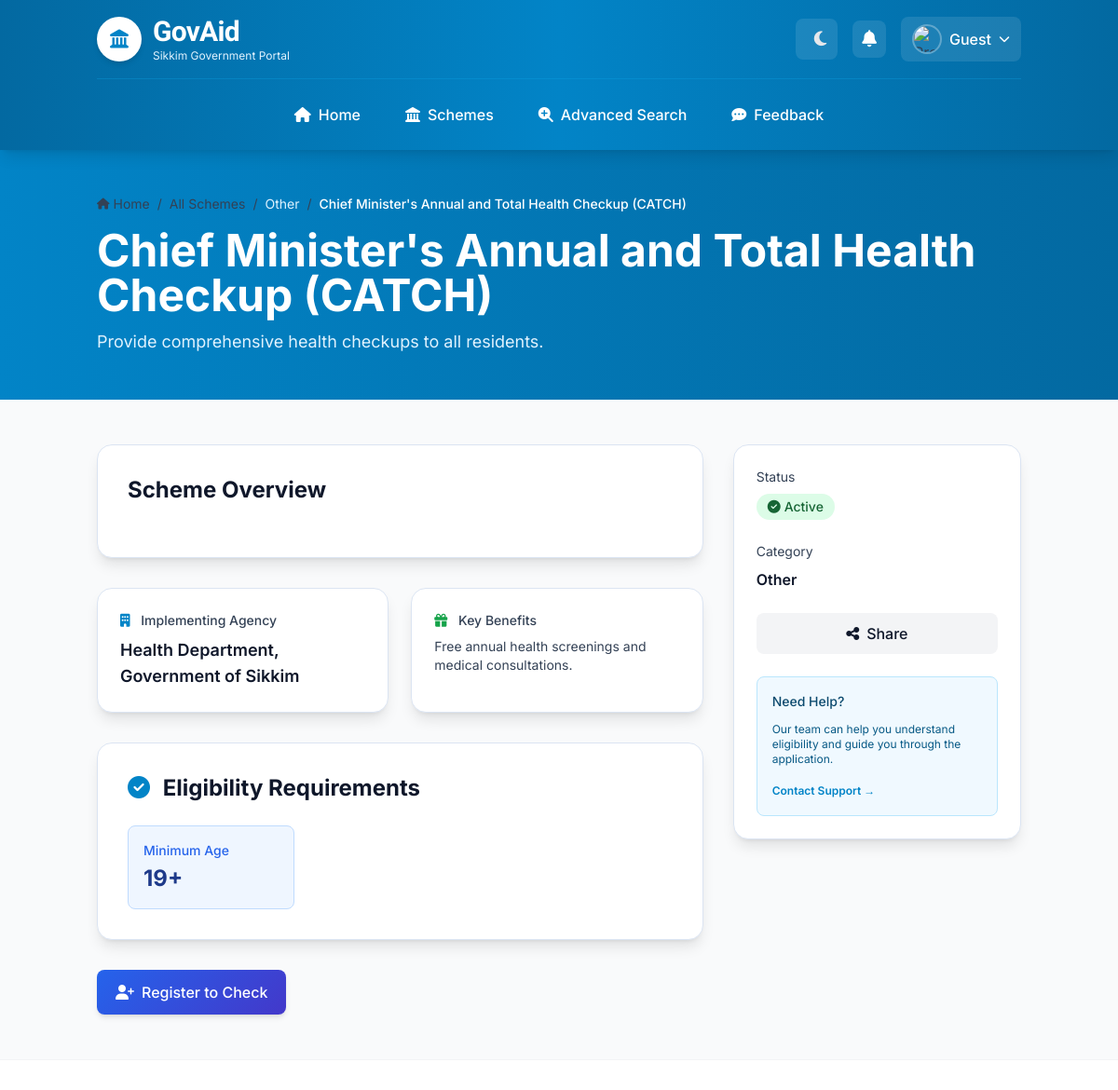
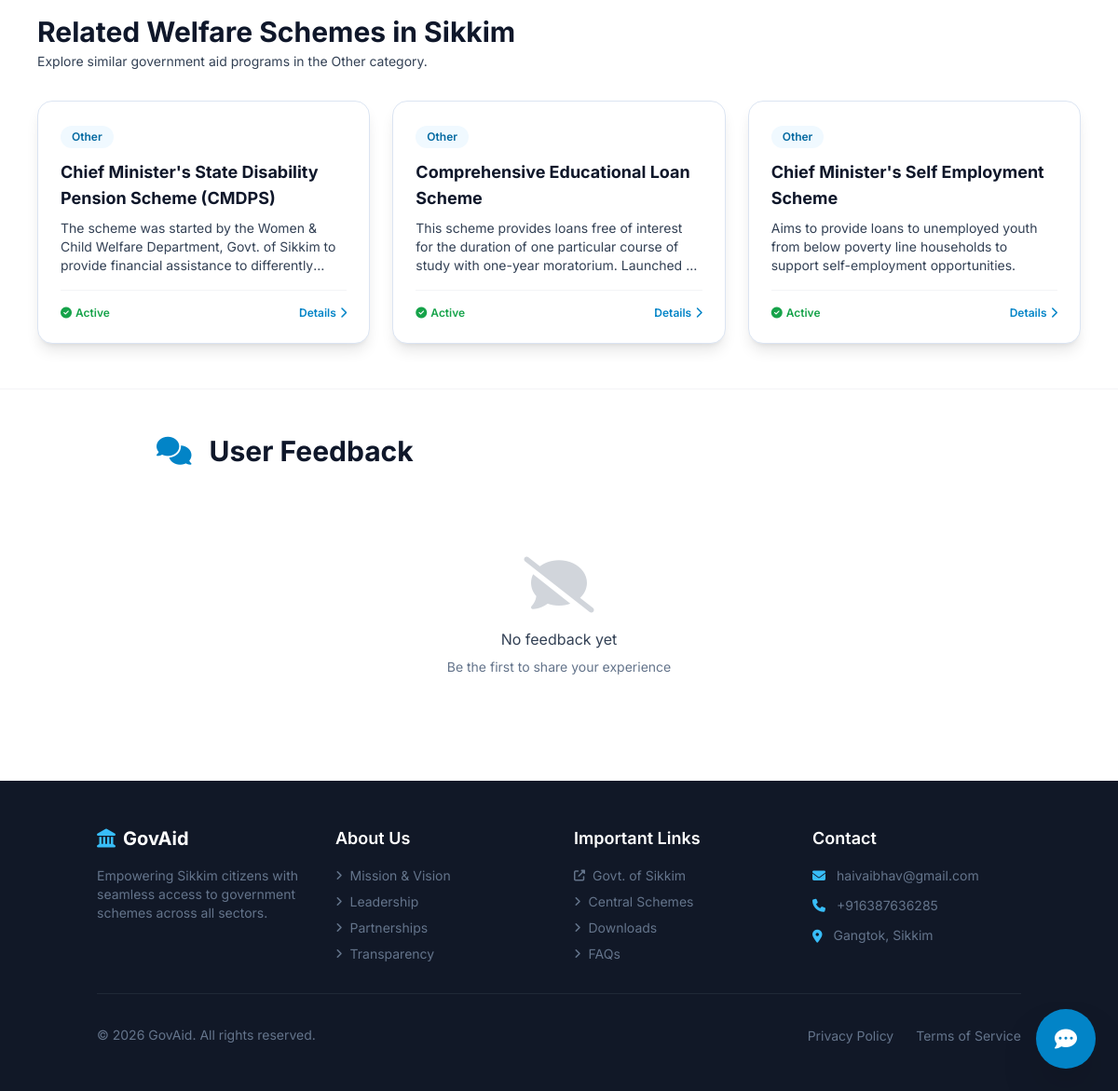
The page /scheme/chief-ministers-annual-and-total-health-checkup-catch/ on the database its author committed (2 pictures, top to bottom).
### schemesapp/models.py (models this page shows, shortened)
class Scheme(models.Model):
    CATEGORY_CHOICES = [
        ('education', 'Education'),
        ('health', 'Health'),
        ('agriculture', 'Agriculture'),
        ('business', 'Business'),
        ('social', 'Social Welfare'),
        ('employment', 'Employment'),
        ('infrastructure', 'Infrastructure'),
        ('sports', 'Sports'),
        ('women', 'Women Empowerment'),
        ('other', 'Other'),
    ]
    name = models.CharField(max_length=255)
    slug = models.SlugField(max_length=300, unique=True, blank=True)
    objective = models.TextField()
    benefits = models.TextField()
    agency = models.CharField(max_length=255)
    full_description = models.TextField(blank=True, null=True)
    category = models.CharField(max_length=50, choices=CATEGORY_CHOICES, default='other')
    website = models.URLField(blank=True, null=True)
    contact_email = models.EmailField(blank=True, null=True)
    contact_phone = models.CharField(max_length=20, blank=True, null=True)
    application_deadline = models.DateField(blank=True, null=True)
    created_at = models.DateTimeField(auto_now_add=True, null=True, blank=True)
    updated_at = models.DateTimeField(auto_now=True, null=True, blank=True)
    GENDER_CHOICES = [
    ('M' ,'Male'),
    ('F' ,'Female'),
    ('T', "Transgender")
    ]
    MARITIAL_CHOICES = [
    ('MARRIED' ,'Married'),
    ('NOT MARRIED' ,'Never Married'),
    ('WIDOWED', "Widowed"),
    ('DIVORCEE', "Divorcee")
    ]
    CASTE_CHOICES = [
    ('G' ,'General'),
    ('OBC' ,'Other Backward Caste(OBC)'),
    ('PVTG', "Particularly Vulnarable Tribal Group"),
    ('SC', "Scheduled Class"),
    ('ST', "Scheduled Tribe")
    ]
    gender= models.CharField(max_length=50, choices=GENDER_CHOICES, blank=True, null=True)
    min_age = models.IntegerField(blank=True, null=True)
    max_age = models.IntegerField(blank=True, null=True)
    maritial_status = models.CharField(max_length=50, choices=MARITIAL_CHOICES, blank=True, null=True)
    location = models.CharField(max_length=100, choices=[('rural', "Rural"),('urban', "Urban")], blank=True, null=True)
    caste = models.CharField(max_length=100, choices=CASTE_CHOICES, blank=True, null=True)
    disability = models.BooleanField(blank=True, null=True, default=None)
    minority = models.BooleanField(blank=True, null=True, default=None)
    below_poverty_line = models.BooleanField(blank=True, null=True, default=None)
    max_income = models.PositiveIntegerField(blank=True, null=True, default=None)

### schemesapp/views.py (the view)
# urls.py: path('scheme/<slug:slug>/', views.scheme_detail_slug, name='scheme_detail_slug'),
def scheme_detail_slug(request, slug):
    scheme = get_object_or_404(Scheme, slug=slug)
    feedbacks = Feedback.objects.filter(scheme=scheme).order_by('-submitted_at')
    if request.method == 'POST':
        form = FeedbackForm(request.POST)
        if form.is_valid():
            feedback = form.save(commit=False)
            feedback.scheme = scheme
            feedback.user = request.user
            feedback.save()
            return redirect('scheme_detail_slug', slug=slug)
    else:
        form = FeedbackForm()
    related_schemes = Scheme.objects.filter(category=scheme.category).exclude(id=scheme.id).order_by('-updated_at')[:3]
    if not related_schemes.exists():
        related_schemes = Scheme.objects.exclude(id=scheme.id).order_by('-updated_at')[:3]
    clean_base = request.build_absolute_uri('/')[:-1]
    breadcrumbs = [
        {'name': 'Home', 'url': f"{clean_base}/"},
        {'name': 'All Schemes', 'url': f"{clean_base}/schemes/"},
        {'name': scheme.name, 'url': f"{clean_base}/scheme/{scheme.slug}/"},
    ]
    context = {
        'scheme': scheme,
        'feedbacks': feedbacks,
        'form': form,
        'breadcrumbs': breadcrumbs,
        'related_schemes': related_schemes,
    }
    return render(request, 'schemesapp/scheme_detail.html', context)

### schemesapp/context_processors.py (called while the page is built, shortened)
def global_user_context(request):
    if not request.user.is_authenticated:
        return {
            'notifications': [],
            'unread_notifications_count': 0,
            'user_applications_count': 0,
            'user_is_employee': False,
        }

### schemesapp/templatetags/group_filters.py (called while the page is built)
@register.filter(name='has_group')
def has_group(user, group_name):
    return user.groups.filter(name=group_name).exists()

### schemesapp/templates/schemesapp/scheme_detail.html (shortened to what this page needs)
{% extends "base.html" %}
{% load static %}
{% block content %}
<section
  class="bg-gradient-to-r from-primary-600 to-primary-700 dark:from-gray-800 dark:to-gray-900 py-12 animate-fade-in-down"
>
  <div class="container mx-auto px-4">
    <nav aria-label="Breadcrumb" class="mb-4">
      <ol class="flex flex-wrap items-center space-x-2 text-sm text-primary-200" itemscope itemtype="https://schema.org/BreadcrumbList">
        <li itemprop="itemListElement" itemscope itemtype="https://schema.org/ListItem">
          <a href="{% url 'home' %}" itemprop="item" class="hover:text-white transition-colors flex items-center gap-1">
            <i class="fas fa-home text-xs"></i>
            <span itemprop="name">Home</span>
          </a>
        </li>
        <li class="text-primary-300">/</li>
        <li itemprop="itemListElement" itemscope itemtype="https://schema.org/ListItem">
          <a href="{% url 'scheme_list' %}" itemprop="item" class="hover:text-white transition-colors">
            <span itemprop="name">All Schemes</span>
          </a>
        </li>
        {% if scheme.category %}
        <li class="text-primary-300">/</li>
        <li>
          <span class="text-primary-100">{{ scheme.get_category_display }}</span>
        </li>
        {% endif %}
        <li class="text-primary-300">/</li>
        <li itemprop="itemListElement" itemscope itemtype="https://schema.org/ListItem" class="text-white font-medium truncate max-w-md" aria-current="page">
          <span itemprop="name">{{ scheme.name }}</span>
        </li>
      </ol>
    </nav>
    <h1 class="text-4xl md:text-5xl font-bold text-white">{{ scheme.name }}</h1>
    <p class="text-lg text-primary-100 dark:text-gray-300 mt-3 max-w-3xl">
      {{ scheme.objective }}
    </p>
  </div>
</section>
<section class="py-12 bg-gray-50 dark:bg-gray-900">
  <div class="container mx-auto px-4">
    <div class="grid grid-cols-1 lg:grid-cols-3 gap-8">
      <div class="lg:col-span-2">
        <div class="card p-8 mb-8">
          <h2 class="text-2xl font-bold text-gray-900 dark:text-white mb-6">
            Scheme Overview
          </h2>
        </div>
        <div class="grid grid-cols-1 md:grid-cols-2 gap-6 mb-8">
          {% if scheme.agency %}
          <div class="card p-6">
            <h3
              class="text-sm font-medium text-gray-600 dark:text-gray-400 mb-2"
            >
              <i
                class="fas fa-building text-primary-600 dark:text-primary-400 mr-2"
              ></i>
              Implementing Agency
            </h3>
            <p class="text-lg font-semibold text-gray-900 dark:text-white">
              {{ scheme.agency }}
            </p>
          </div>
          {% endif %} {% if scheme.benefits %}
          <div class="card p-6">
            <h3
              class="text-sm font-medium text-gray-600 dark:text-gray-400 mb-2"
            >
              <i
                class="fas fa-gift text-green-600 dark:text-green-400 mr-2"
              ></i>
              Key Benefits
            </h3>
            <p class="text-sm text-gray-700 dark:text-gray-300">
              {{ scheme.benefits }}
            </p>
          </div>
          {% endif %}
        </div>
        {% if scheme.min_age or scheme.max_age or scheme.below_poverty_line %}
        <div class="card p-8 mb-8">
          <h2 class="text-2xl font-bold text-gray-900 dark:text-white mb-6">
            <i
              class="fas fa-check-circle text-primary-600 dark:text-primary-400 mr-2"
            ></i>
            Eligibility Requirements
          </h2>
          <div class="grid grid-cols-1 md:grid-cols-3 gap-6">
            {% if scheme.min_age %}
            <div
              class="p-4 bg-blue-50 dark:bg-blue-900/20 rounded-lg border border-blue-200 dark:border-blue-800"
            >
              <p
                class="text-sm text-blue-600 dark:text-blue-400 font-medium mb-1"
              >
                Minimum Age
              </p>
              <p class="text-2xl font-bold text-blue-900 dark:text-blue-300">
                {{ scheme.min_age }}+
              </p>
            </div>
            {% endif %}
          </div>
        </div>
        {% endif %}
        <div class="flex flex-col sm:flex-row gap-4">
          {% if user.is_authenticated %}
          <a
            href="{% url 'user_eligibility' scheme.pk %}"
            class="btn-primary py-3 rounded-lg font-medium flex items-center justify-center gap-2"
          >
            <i class="fas fa-check-circle"></i> Check Eligibility
          </a>
          {% else %}
          <a
            href="{% url 'register' %}"
            class="btn-primary py-3 rounded-lg font-medium flex items-center justify-center gap-2"
          >
            <i class="fas fa-user-plus"></i> Register to Check
          </a>
          {% endif %}
        </div>
      </div>
      <div class="lg:col-span-1">
        <div class="card p-6 sticky top-24 space-y-6">
          <div class="space-y-2">
            <p class="text-sm text-gray-600 dark:text-gray-400">Status</p>
            <span class="badge badge-success">
              <i class="fas fa-circle-check mr-1"></i> Active
            </span>
          </div>
          <div class="space-y-2">
            <p class="text-sm text-gray-600 dark:text-gray-400">Category</p>
            <p class="font-semibold text-gray-900 dark:text-white">
              {{ scheme.get_category_display }}
            </p>
          </div>
          <button
            onclick="shareScheme()"
            class="w-full bg-gray-100 dark:bg-gray-700 hover:bg-gray-200 dark:hover:bg-gray-600 text-gray-900 dark:text-white py-2.5 rounded-lg font-medium transition-colors flex items-center justify-center gap-2"
          >
            <i class="fas fa-share-alt"></i> Share
          </button>
          <div
            class="p-4 bg-primary-50 dark:bg-primary-900/20 rounded-lg border border-primary-200 dark:border-primary-800"
          >
            <p
              class="text-sm font-medium text-primary-900 dark:text-primary-100 mb-3"
            >
              Need Help?
            </p>
            <p class="text-xs text-primary-800 dark:text-primary-200 mb-3">
              Our team can help you understand eligibility and guide you through
              the application.
            </p>
            <a
              href="#"
              class="text-xs font-semibold text-primary-600 dark:text-primary-400 hover:underline"
            >
              Contact Support →
            </a>
          </div>
        </div>
      </div>
    </div>
</section>
{% if related_schemes %}
<section class="py-12 bg-white dark:bg-gray-800/60 border-t border-b border-gray-100 dark:border-gray-800">
  <div class="container mx-auto px-4 max-w-6xl">
    <div class="flex items-center justify-between mb-8">
      <div>
        <h2 class="text-2xl md:text-3xl font-bold text-gray-900 dark:text-white">
          Related Welfare Schemes in Sikkim
        </h2>
        <p class="text-sm text-gray-600 dark:text-gray-400 mt-1">
          Explore similar government aid programs in the {{ scheme.get_category_display }} category.
        </p>
      </div>
    </div>
    <div class="grid grid-cols-1 md:grid-cols-3 gap-6">
      {% for rel in related_schemes %}
      <div class="card p-6 hover:shadow-xl transition-all duration-300 flex flex-col justify-between group">
        <div>
          <span class="inline-block px-3 py-1 rounded-full text-xs font-semibold bg-primary-50 text-primary-700 dark:bg-primary-900/40 dark:text-primary-300 mb-3">
            {{ rel.get_category_display }}
          </span>
          <h3 class="text-lg font-bold text-gray-900 dark:text-white group-hover:text-primary-600 dark:group-hover:text-primary-400 transition-colors line-clamp-2 mb-2">
            <a href="{% url 'scheme_detail_slug' slug=rel.slug %}">
              {{ rel.name }}
            </a>
          </h3>
          <p class="text-sm text-gray-600 dark:text-gray-300 line-clamp-3 mb-4">
            {{ rel.objective }}
          </p>
        </div>
        <div class="pt-4 border-t border-gray-100 dark:border-gray-700/60 flex items-center justify-between">
          <span class="text-xs text-green-600 dark:text-green-400 font-semibold flex items-center gap-1">
            <i class="fas fa-circle-check text-xs"></i> Active
          </span>
          <a
            href="{% url 'scheme_detail_slug' slug=rel.slug %}"
            class="text-xs font-semibold text-primary-600 dark:text-primary-400 hover:text-primary-700 flex items-center gap-1"
            aria-label="View eligibility and details for {{ rel.name }}"
          >
            Details <i class="fas fa-chevron-right text-[10px]"></i>
          </a>
        </div>
      </div>
      {% endfor %}
    </div>
  </div>
</section>
{% endif %}
<section class="py-12 bg-white dark:bg-gray-800">
  <div class="container mx-auto px-4 max-w-4xl">
    <h2 class="text-3xl font-bold text-gray-900 dark:text-white mb-8">
      <i
        class="fas fa-comments text-primary-600 dark:text-primary-400 mr-3"
      ></i>
      User Feedback
    </h2>
    {% if feedbacks %}
    <div class="space-y-4">
      {% for feedback in feedbacks %}
      <div class="card p-6 border-l-4 border-primary-500">
        <div class="flex items-start justify-between mb-3">
          <div>
            <p class="font-semibold text-gray-900 dark:text-white">
              {{ feedback.user.username }}
            </p>
            <p class="text-xs text-gray-500 dark:text-gray-400">
              <i class="fas fa-calendar-alt mr-1"></i>
              {{ feedback.submitted_at|date:"M d, Y" }}
            </p>
          </div>
          <span class="badge badge-primary text-xs">Verified</span>
        </div>
        <p class="text-gray-700 dark:text-gray-300">{{ feedback.message }}</p>
      </div>
      {% endfor %}
    </div>
    {% else %}
    <div class="empty-state">
      <i
        class="fas fa-comment-slash text-6xl text-gray-300 dark:text-gray-600 mb-4"
      ></i>
      <p class="text-gray-600 dark:text-gray-400">No feedback yet</p>
      <p class="text-gray-500 dark:text-gray-500 text-sm mt-2">
        Be the first to share your experience
      </p>
    </div>
    {% endif %}
  </div>
</section>
{% endblock %}

### templates/base.html (style rules this page uses)
:root { --app-bg: #f8fafc; --app-bg-soft: #eef2ff; --surface: #ffffff; --surface-2: #f8fafc; --border: #dbe4f2; --text-1: #0f172a; --text-2: #334155; --text-3: #64748b; --focus-ring: rgba(59, 130, 246, 0.22); --primary-dark: #1e293b; --secondary-dark: #0f172a; --tertiary-dark: #334155; --accent-dark: #38bdf8; --border-dark: #475569; }
body { background: var(--app-bg); color: var(--text-2); }
.card { background: var(--surface); border: 1px solid var(--border); border-radius: 1rem; }
.btn-primary { background: linear-gradient(135deg, #2563eb, #4338ca); color: #fff; }
* { transition: background-color 150ms ease, border-color 150ms ease, color 150ms ease; }
.text-gray-900, .text-gray-800 { color: var(--text-1); }
.text-gray-700, .text-gray-600 { color: var(--text-2); }
.text-gray-500, .text-gray-400 { color: var(--text-3); }
:root { --brand-primary: #3b82f6; --brand-secondary: #06b6d4; --brand-accent: #f59e0b; --brand-success: #10b981; --brand-warning: #f97316; --brand-danger: #ef4444; }

### schemesapp/templates/schemesapp/scheme_detail.html (style rules this page uses)
.animate-fade-in-down { animation: fadeInDown 0.6s ease-out forwards; opacity: 0; }

### rows shown on the page
Scheme: category "Other", name "Chief Minister's Annual and Total Health Checkup (CATCH)", objective "Provide comprehensive health checkups to all residents.", agency "Health Department, Government of Sikkim", benefits "Free annual health screenings and medical consultations.", min_age "19"
Scheme: category "Other", name "Chief Minister's State Disability Pension Scheme (CMDPS)", objective "The scheme was started by the Women & Child Welfare Department, Govt. of Sikkim to provide financial assistance to…"
Scheme: category "Other", name "Comprehensive Educational Loan Scheme", objective "This scheme provides loans free of interest for the duration of one particular course of study with one-year moratorium. Launched…"
Scheme: category "Other", name "Chief Minister's Self Employment Scheme", objective "Aims to provide loans to unemployed youth from below poverty line households to support self-employment opportunities."
